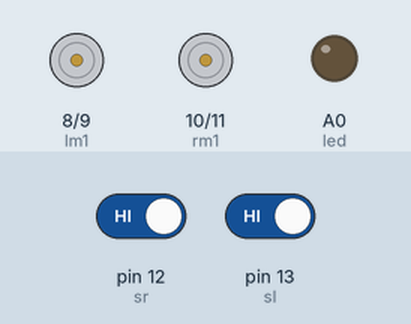
Simulated run of this sketch. Board: Arduino Uno, built with avr-gcc and run on an emulated ATmega328P. Shown: motor-driver pin pairs drawn as motors (green arrow = first pin HIGH = forward, orange = second pin HIGH = backward, longer = more drive), output pins drawn as LEDs (lit = HIGH). The inputs (shaded band) are chosen by the test bench; at power-on: pin 12 (sr) HIGH, pin 13 (sl) HIGH.

Above: at 1.2 s.
1.3 s: pin 12 (sr) driven LOW
At 2.5 s:
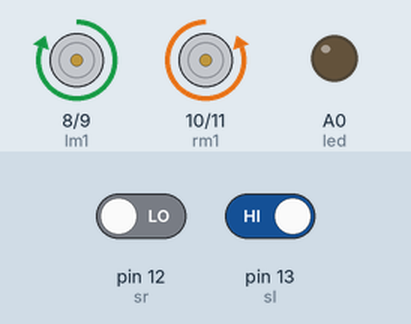
2.8 s: pin 13 (sl) driven LOW
At 3.7 s:
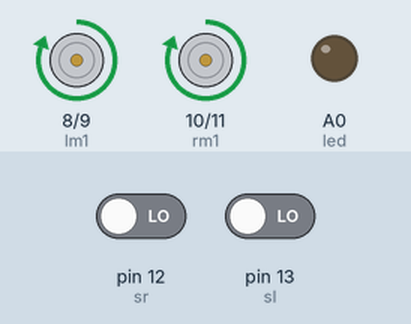
4.3 s: pin 12 (sr) driven HIGH
At 4.9 s:
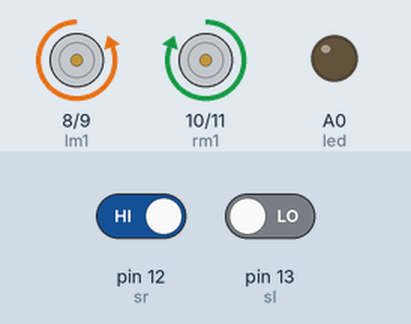
5.8 s: pin 13 (sl) driven HIGH
At 7.2 s:
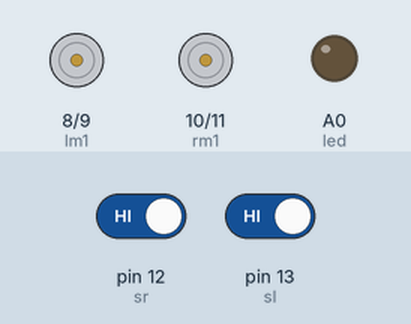
Timing chart, 0 to 8.3 s (numbered marks = the images above; inputs shaded):
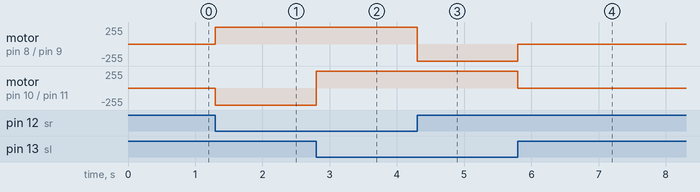

The sketch:

line_follower_robot.ino
```cpp
//Components used:

//    Piece of cardboard/ Acrylic sheet
//  Arduino Uno
//    IR sensor
//  BO motor
//    Wheels
//    Caster wheel
//    L293d IC
//    PCB
//    Flexible wire
 //   Battery

//for Line Following Robot using 2IR sensors
int lm1=8; //left motor output 1
int lm2=9; //left motor output 2
int rm1=10;  //right motor output 1
int rm2=11;  //right motor output 2
int sl=13;    //sensor 1 input (left)
int sr=12;    //sensor 2 input (right)
int SlV=0;
int SrV=0;
int led=A0;
void setup()
{
 pinMode(lm1,OUTPUT);
 pinMode(lm2,OUTPUT);
 pinMode(rm1,OUTPUT);
 pinMode(rm2,OUTPUT);
 pinMode(led,OUTPUT);
 pinMode(sl,INPUT);
 pinMode(sr,INPUT);
sTOP();
}
void loop()
{
 SlV=digitalRead(sl);
 SrV=digitalRead(sr);
 if(SrV==LOW && SlV== LOW)
 {
  ForWard();
   }
 if(SrV==HIGH && SlV== LOW)
 {
  Left();
   }
 if(SrV==LOW && SlV== HIGH)
 {
 Right();
  }
    if(SrV==HIGH && SlV== HIGH)
 {
  sTOP();
   }
}
void ForWard()
 {
  digitalWrite(lm1,HIGH);
  digitalWrite(lm2,LOW);
  digitalWrite(rm1,HIGH);
  digitalWrite(rm2,LOW);
 }
 void BackWard()
 {
  digitalWrite(lm1,LOW);
  digitalWrite(lm2,HIGH);
  digitalWrite(rm1,LOW);
  digitalWrite(rm2,HIGH);
 }
 void Left()
 {
  digitalWrite(lm1,LOW);
  digitalWrite(lm2,HIGH);
  digitalWrite(rm1,HIGH);
  digitalWrite(rm2,LOW);
 }
 void Right()
 {
  digitalWrite(lm1,HIGH);
  digitalWrite(lm2,LOW);
  digitalWrite(rm1,LOW);
  digitalWrite(rm2,HIGH);
 }
   void sTOP()
 {
  digitalWrite(lm1,LOW);
  digitalWrite(lm2,LOW);
  digitalWrite(rm1,LOW);
  digitalWrite(rm2,LOW);
 } 
```

Measured:
- after the input at 1.3 s, motor on pin 8 (lm1) / pin 9 (lm2): stopped → forward 255/255 at once; motor on pin 10 (rm1) / pin 11 (rm2): stopped → backward 255/255 at once
- after the input at 2.8 s, motor on pin 10 (rm1) / pin 11 (rm2): backward 255/255 → forward 255/255 at once
- after the input at 4.3 s, motor on pin 8 (lm1) / pin 9 (lm2): forward 255/255 → backward 255/255 at once
- after the input at 5.8 s, motor on pin 8 (lm1) / pin 9 (lm2): backward 255/255 → stopped at once; motor on pin 10 (rm1) / pin 11 (rm2): forward 255/255 → stopped at once
